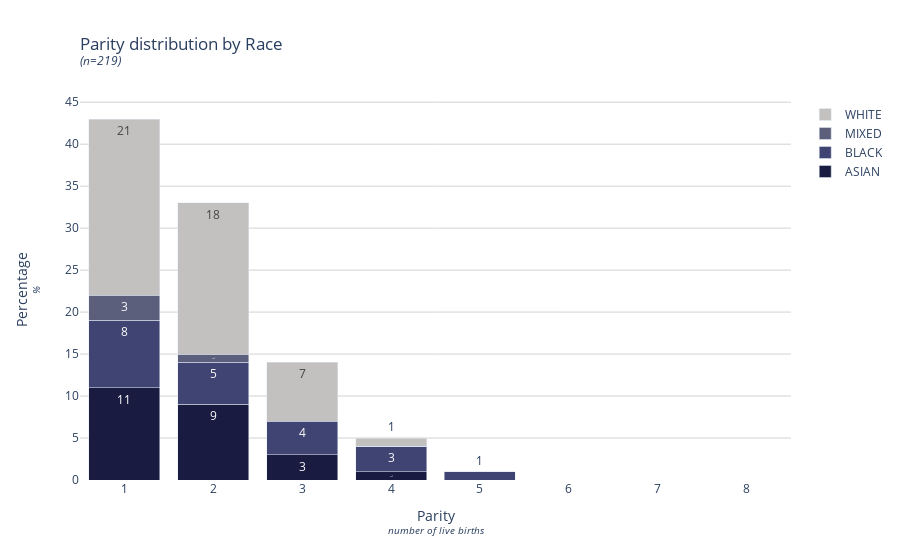

Write notebook code for a chart like this one.
### Code cell
# @title
par = df.groupby(['Parity', 'Race']).size().reset_index(name='Counts')

fig = go.Figure()
for count, var in enumerate(par.Race.unique()):
    dft = par[par['Race'] == var].reset_index(drop=True)
    dft['Percentage'] = round(dft['Counts']/par['Counts'].sum() * 100)
    text = round(dft['Counts']/par['Counts'].sum() * 100)
    fig.add_trace(go.Bar(x=dft['Parity'], y=dft['Percentage'],
                  name=var, marker_color=COLOURS[count], text=text))

fig.update_layout(
    title=go.layout.Title(
        text=f"Parity distribution by Race<br><sup><i>(n={len(df)})</i></sup>",
        xref="paper",
        x=0
    ),
    plot_bgcolor=PLOTBACKGROUND,
    xaxis=go.layout.XAxis(
        title=go.layout.xaxis.Title(
            text="Parity<br><sup><i>number of live births</i></sup>"
        )
    ),
    yaxis=go.layout.YAxis(
        title=go.layout.yaxis.Title(
            text="Percentage<br><sup><i>%</i></sup>"
        ),
        gridcolor=GRIDCOLOUR
    ),
    barmode='stack',
)
fig.show()
fig.write_image("images/parity-race.jpeg")

### Figure 1 — Plotly figure (JSON) as saved in the notebook; plotly's stock layout.template omitted (floating-point values rounded to 4 significant figures)
{"data": [{"marker": {"color": "#191c40"}, "name": "ASIAN", "text": [11, 9, 3, 1, 0], "type": "bar", "x": [1, 2, 3, 4, 5], "y": [11, 9, 3, 1, 0]}, {"marker": {"color": "#404472"}, "name": "BLACK", "text": [8, 5, 4, 3, 1, 0, 0], "type": "bar", "x": [1, 2, 3, 4, 5, 6, 7], "y": [8, 5, 4, 3, 1, 0, 0]}, {"marker": {"color": "#5c5f7c"}, "name": "MIXED", "text": [3, 1, 0, 0, 0], "type": "bar", "x": [1, 2, 4, 5, 6], "y": [3, 1, 0, 0, 0]}, {"marker": {"color": "#c3c0c0"}, "name": "WHITE", "text": [21, 18, 7, 1, 0], "type": "bar", "x": [1, 2, 3, 4, 8], "y": [21, 18, 7, 1, 0]}], "layout": {"barmode": "stack", "plot_bgcolor": "white", "title": {"text": "Parity distribution by Race<br><sup><i>(n=219)</i></sup>", "x": 0, "xref": "paper"}, "xaxis": {"title": {"text": "Parity<br><sup><i>number of live births</i></sup>"}}, "yaxis": {"gridcolor": "lightgrey", "title": {"text": "Percentage<br><sup><i>%</i></sup>"}}}}
